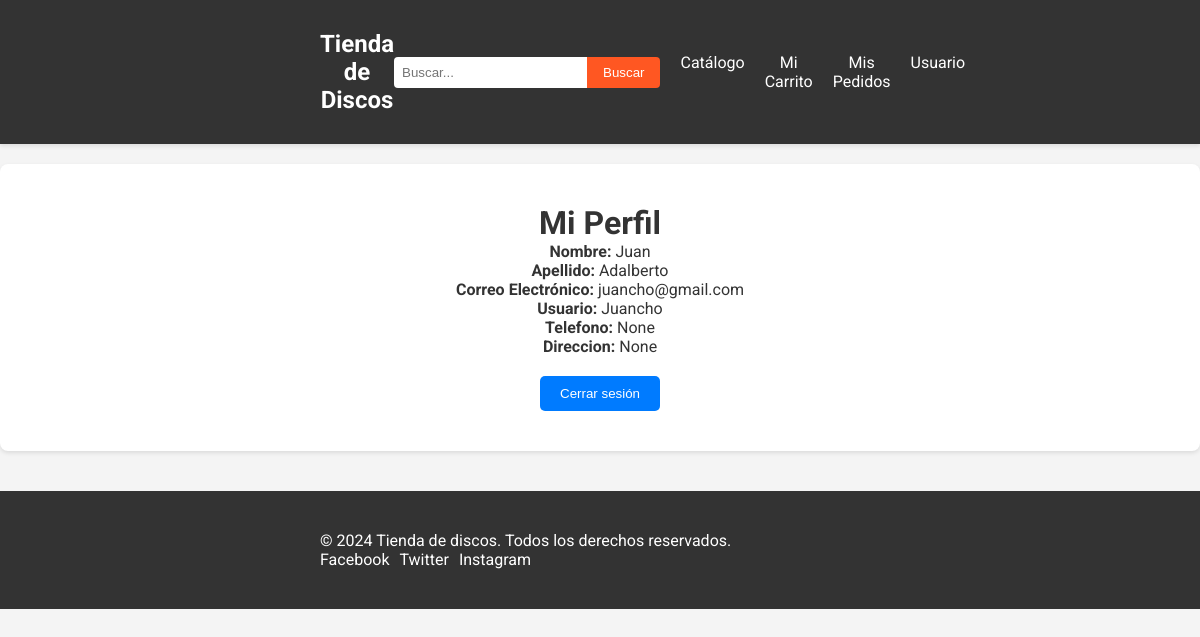
The page /usuarios/ (signed in) on the database its author committed.
### usuarios/models.py (models this page shows, shortened)
class CustomUser(AbstractBaseUser, PermissionsMixin):
    username = models.CharField(max_length=255,unique=True)
    email = models.EmailField(unique=True)
    nombre = models.CharField(max_length=50)
    apellido = models.CharField(max_length=50)
    numero_de_telefono = models.CharField(max_length=15, blank=True, null=True)
    address = models.CharField(max_length=100, blank=True, null=True)
    is_active = models.BooleanField(default=True)
    is_staff = models.BooleanField(default=False)
    objects = CustomUserManager()
    USERNAME_FIELD = 'username'
    REQUIRED_FIELDS = ['nombre', 'apellido', 'email', 'numero_de_telefono', 'address']

### usuarios/views.py (the view)
# urls.py: path('', Home.as_view(), name='carrito'),
class Home(TemplateView):
    template_name = "usuarios.html"

### usuarios/templates/usuarios.html (shortened to what this page needs)
{% extends "base.html" %}
{% load static %}
{% block extra_head %}
    <link rel="stylesheet" href="{% static 'css/usuarios.css' %}">
{% endblock %}
{% block content %}
    {% if user.is_authenticated %}
        <div class="container">
            <h1>Mi Perfil</h1>
            <div class="perfil-info">
                <p><strong>Nombre:</strong> {{ user.nombre }}</p>
                <p><strong>Apellido:</strong> {{ user.apellido }}</p>
                <p><strong>Correo Electrónico:</strong> {{ user.email }}</p>
                <p><strong>Usuario:</strong> {{ user.username }}</p>
                <p><strong>Telefono:</strong> {{ user.numero_de_telefono }}</p>
                <p><strong>Direccion:</strong> {{ user.address }}</p>
            </div>
            <div class="boton-cerrar-sesion">
                <form action="{% url 'logout' %}" method="post">
                    <button type="submit">Cerrar sesión</button>
                </form>
            </div>
        </div>
    {% endif %}
{% endblock %}

### static/css/base.css (style rules this page uses)
* { margin: 0; padding: 0; border: 0; box-sizing: border-box; list-style: none; }
body { font-family: 'Roboto', Arial, sans-serif; margin: 0; padding: 0; background-color: #f4f4f4; color: #333; }
.container { max-width: 1200px; margin: 0 auto; padding: 0 20px; }

### static/css/usuarios.css (style rules this page uses)
.container { max-width: 600px; margin: 0 auto; padding: 20px; text-align: center; }
.perfil-info { margin-bottom: 20px; }
.boton-cerrar-sesion { margin-top: 20px; }
.boton-cerrar-sesion button { padding: 10px 20px; background-color: #007bff; color: #fff; border: none; border-radius: 5px; cursor: pointer; }

### rows shown on the page
CustomUser: nombre "Juan", apellido "Adalberto", email "juancho@gmail.com", username "Juancho", numero_de_telefono "None", address "None"
